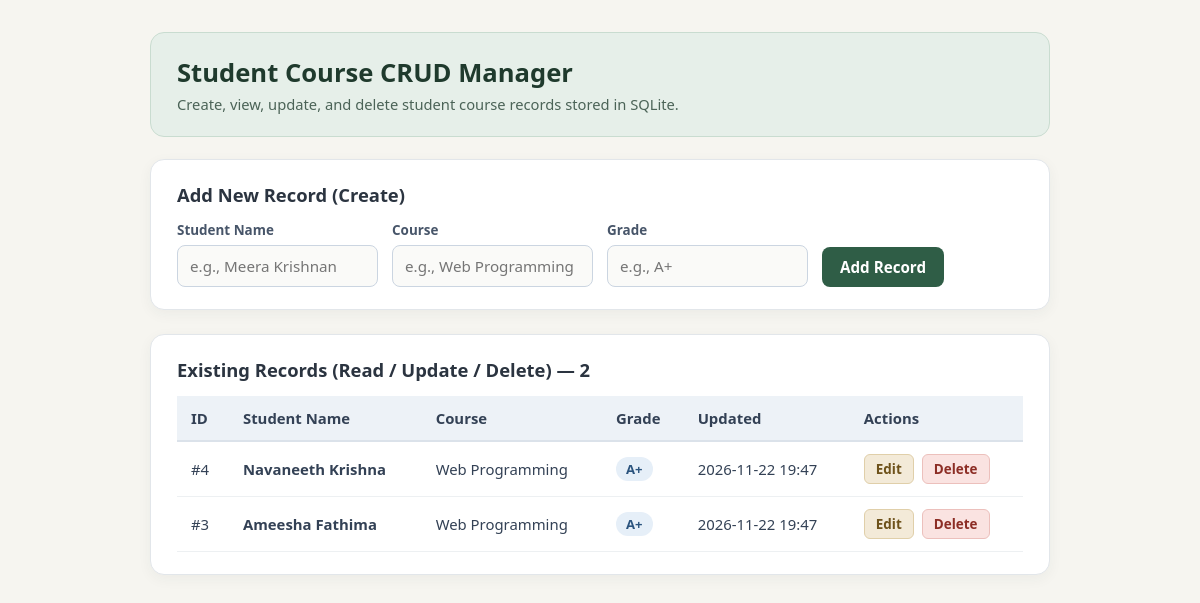
The page / on the database its author committed.
### tables this page shows
CREATE TABLE students (
                id INTEGER PRIMARY KEY AUTOINCREMENT,
                student_name TEXT NOT NULL,
                course TEXT NOT NULL,
                grade TEXT NOT NULL,
                updated_at TEXT NOT NULL
            );

### app.py (the view, shortened to what this page needs)
@app.route("/", methods=["GET", "POST"])
def index():
    with get_db_connection() as conn:
        records = conn.execute(
            "SELECT id, student_name, course, grade, updated_at FROM students ORDER BY id DESC"
        ).fetchall()
    return render_template("index.html", records=records)

### app.py (called while the page is built)
def get_db_connection():
    conn = sqlite3.connect(DB_PATH)
    conn.row_factory = sqlite3.Row
    return conn

### templates/index.html (shortened to what this page needs)
<!DOCTYPE html>
<html lang="en">
<head>
</head>
<body>
  <div class="container">
    <header>
      <h1>Student Course CRUD Manager</h1>
      <p>Create, view, update, and delete student course records stored in SQLite.</p>
    </header>
    <section class="panel">
      <h2>Add New Record (Create)</h2>
      <form method="POST" action="/">
        <div class="form-grid">
          <div>
            <label for="student_name">Student Name</label>
            <input type="text" id="student_name" name="student_name" placeholder="e.g., Meera Krishnan" required />
          </div>
          <div>
            <label for="course">Course</label>
            <input type="text" id="course" name="course" placeholder="e.g., Web Programming" required />
          </div>
          <div>
            <label for="grade">Grade</label>
            <input type="text" id="grade" name="grade" placeholder="e.g., A+" required />
          </div>
          <div>
            <button type="submit" class="btn-add">Add Record</button>
          </div>
        </div>
      </form>
    </section>
    <section class="panel">
      <h2>Existing Records (Read / Update / Delete) &mdash; {{ records|length }}</h2>
      <div class="table-wrap">
        {% if records %}
          <table>
            <thead>
              <tr>
                <th>ID</th>
                <th>Student Name</th>
                <th>Course</th>
                <th>Grade</th>
                <th>Updated</th>
                <th>Actions</th>
              </tr>
            </thead>
            <tbody>
              {% for row in records %}
                <tr>
                  <td>#{{ row["id"] }}</td>
                  <td><strong>{{ row["student_name"] }}</strong></td>
                  <td>{{ row["course"] }}</td>
                  <td><span class="grade-pill">{{ row["grade"] }}</span></td>
                  <td>{{ row["updated_at"] }}</td>
                  <td>
                    <div class="actions">
                      <a href="{{ url_for('edit_record', record_id=row['id']) }}" class="btn-edit">Edit</a>
                      <form method="POST" action="{{ url_for('delete_record', record_id=row['id']) }}" style="display:inline;">
                        <button type="submit" class="btn-delete">Delete</button>
                      </form>
                    </div>
                  </td>
                </tr>
              {% endfor %}
            </tbody>
          </table>
        {% else %}
          <div class="empty-state">No records in the database yet. Add one above to get started.</div>
        {% endif %}
      </div>
    </section>
  </div>
</body>
</html>

### templates/index.html (style rules this page uses)
* { box-sizing: border-box; margin: 0; padding: 0; font-family: 'Segoe UI', Tahoma, Geneva, Verdana, sans-serif; }
body { min-height: 100vh; background-color: #f6f5f0; color: #2b3440; padding: 32px 16px; }
.container { max-width: 900px; margin: 0 auto; }
header { background-color: #e6efe9; border: 1px solid #c9dcd0; border-radius: 14px; padding: 22px 26px; margin-bottom: 22px; }
header h1 { font-size: 1.6rem; color: #1f3a2d; margin-bottom: 4px; }
header p { font-size: 0.92rem; color: #4b6357; }
.panel { background-color: #ffffff; border: 1px solid #e2e6ea; border-radius: 14px; padding: 22px 26px; margin-bottom: 24px; box-shadow: 0 4px 14px rgba(43, 52, 64, 0.05); }
.panel h2 { font-size: 1.15rem; color: #2b3440; margin-bottom: 14px; }
.form-grid { display: grid; grid-template-columns: repeat(auto-fit, minmax(180px, 1fr)); gap: 14px; align-items: end; }
label { display: block; font-size: 0.84rem; font-weight: 600; color: #475569; margin-bottom: 6px; }
input { width: 100%; padding: 10px 12px; border: 1px solid #cbd5e1; border-radius: 8px; font-size: 0.95rem; background-color: #fafaf8; color: #1e293b; outline: none; }
.btn-add { padding: 10px 18px; background-color: #2f5d46; color: #ffffff; border: none; border-radius: 8px; font-size: 0.95rem; font-weight: 600; cursor: pointer; }
.table-wrap { overflow-x: auto; }
table { width: 100%; border-collapse: collapse; font-size: 0.93rem; }
th { background-color: #edf2f7; color: #334155; text-align: left; padding: 12px 14px; font-weight: 700; border-bottom: 2px solid #dbe2ea; }
td { padding: 12px 14px; border-bottom: 1px solid #edf0f2; color: #334155; }
.grade-pill { display: inline-block; background-color: #e6eff8; color: #2b547e; padding: 3px 10px; border-radius: 999px; font-size: 0.82rem; font-weight: 700; }
.actions { display: flex; gap: 8px; align-items: center; }
.btn-edit { text-decoration: none; background-color: #f3ead8; color: #6e521b; border: 1px solid #e0cfa9; padding: 5px 11px; border-radius: 6px; font-size: 0.84rem; font-weight: 600; }
.btn-delete { background-color: #fae3e1; color: #8c2d25; border: 1px solid #ecc0bc; padding: 5px 11px; border-radius: 6px; font-size: 0.84rem; font-weight: 600; cursor: pointer; }

### rows shown on the page
students: id "4", student_name "Navaneeth Krishna", course "Web Programming", grade "A+", updated_at "2026-11-22 19:47"
students: id "3", student_name "Ameesha Fathima", course "Web Programming", grade "A+", updated_at "2026-11-22 19:47"

### other values the page prints
{{ records|length }} "2"
